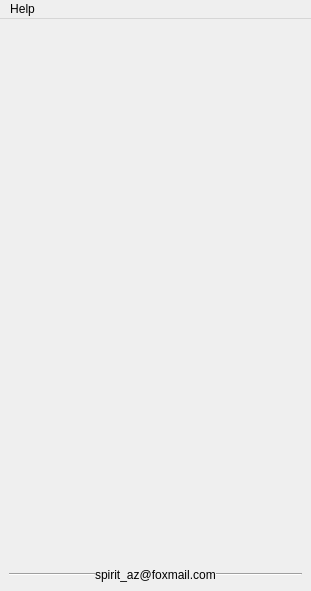
<?xml version="1.0" encoding="UTF-8"?>
<ui version="4.0">
 <class>MainWindow</class>
 <widget class="QMainWindow" name="MainWindow">
  <property name="geometry">
   <rect>
    <x>0</x>
    <y>0</y>
    <width>311</width>
    <height>591</height>
   </rect>
  </property>
  <property name="windowTitle">
   <string>MainWindow</string>
  </property>
  <widget class="QWidget" name="centralwidget">
   <layout class="QVBoxLayout" name="verticalLayout">
    <item>
     <widget class="QWidget" name="widget" native="true">
      <property name="sizePolicy">
       <sizepolicy hsizetype="Preferred" vsizetype="Expanding">
        <horstretch>0</horstretch>
        <verstretch>0</verstretch>
       </sizepolicy>
      </property>
     </widget>
    </item>
    <item>
     <widget class="QWidget" name="widget_2" native="true">
      <layout class="QHBoxLayout" name="horizontalLayout">
       <property name="spacing">
        <number>0</number>
       </property>
       <property name="margin">
        <number>0</number>
       </property>
       <item>
        <widget class="Line" name="line_3">
         <property name="orientation">
          <enum>Qt::Horizontal</enum>
         </property>
        </widget>
       </item>
       <item alignment="Qt::AlignHCenter">
        <widget class="QLabel" name="label">
         <property name="text">
          <string>spirit_az@foxmail.com</string>
         </property>
        </widget>
       </item>
       <item>
        <widget class="Line" name="line">
         <property name="orientation">
          <enum>Qt::Horizontal</enum>
         </property>
        </widget>
       </item>
      </layout>
     </widget>
    </item>
   </layout>
  </widget>
  <widget class="QMenuBar" name="menubar">
   <property name="geometry">
    <rect>
     <x>0</x>
     <y>0</y>
     <width>311</width>
     <height>23</height>
    </rect>
   </property>
   <widget class="QMenu" name="menuHelp">
    <property name="title">
     <string>Help</string>
    </property>
   </widget>
   <addaction name="menuHelp"/>
  </widget>
 </widget>
 <resources/>
 <connections/>
</ui>
